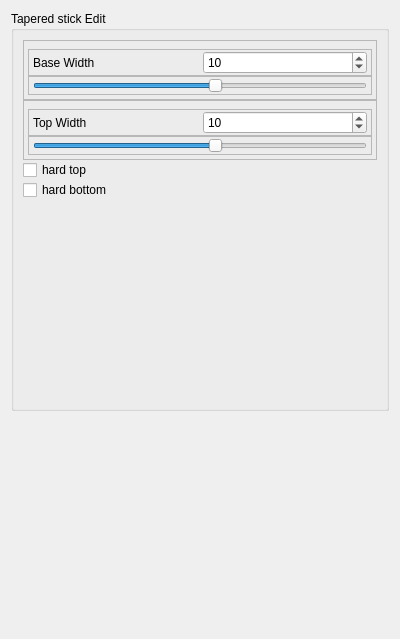
<?xml version="1.0" encoding="UTF-8"?>
<ui version="4.0">
 <class>AdvancedTaperWidget</class>
 <widget class="QWidget" name="AdvancedTaperWidget">
  <property name="geometry">
   <rect>
    <x>0</x>
    <y>0</y>
    <width>400</width>
    <height>639</height>
   </rect>
  </property>
  <property name="windowTitle">
   <string>Form</string>
  </property>
  <property name="toolTip">
   <string>&lt;html&gt;&lt;head/&gt;&lt;body&gt;&lt;p&gt;Taper the beginning and the end of your sticks, choose its aspect&lt;/p&gt;&lt;/body&gt;&lt;/html&gt;</string>
  </property>
  <layout class="QVBoxLayout" name="verticalLayout">
   <item>
    <widget class="QGroupBox" name="groupBox_5">
     <property name="sizePolicy">
      <sizepolicy hsizetype="Preferred" vsizetype="Preferred">
       <horstretch>0</horstretch>
       <verstretch>0</verstretch>
      </sizepolicy>
     </property>
     <property name="minimumSize">
      <size>
       <width>100</width>
       <height>400</height>
      </size>
     </property>
     <property name="maximumSize">
      <size>
       <width>16777215</width>
       <height>400</height>
      </size>
     </property>
     <property name="title">
      <string>Tapered stick Edit</string>
     </property>
     <layout class="QVBoxLayout" name="verticalLayout_2">
      <item>
       <layout class="QVBoxLayout" name="verticalLayout_19">
        <property name="spacing">
         <number>0</number>
        </property>
        <property name="sizeConstraint">
         <enum>QLayout::SetNoConstraint</enum>
        </property>
        <property name="rightMargin">
         <number>0</number>
        </property>
        <item>
         <widget class="QFrame" name="frame_2">
          <property name="maximumSize">
           <size>
            <width>16777215</width>
            <height>80</height>
           </size>
          </property>
          <property name="frameShape">
           <enum>QFrame::StyledPanel</enum>
          </property>
          <property name="frameShadow">
           <enum>QFrame::Raised</enum>
          </property>
          <layout class="QVBoxLayout" name="verticalLayout_9">
           <property name="spacing">
            <number>0</number>
           </property>
           <property name="leftMargin">
            <number>4</number>
           </property>
           <property name="topMargin">
            <number>8</number>
           </property>
           <property name="rightMargin">
            <number>4</number>
           </property>
           <property name="bottomMargin">
            <number>4</number>
           </property>
           <item>
            <widget class="QFrame" name="frame_12">
             <property name="minimumSize">
              <size>
               <width>0</width>
               <height>0</height>
              </size>
             </property>
             <property name="maximumSize">
              <size>
               <width>16777215</width>
               <height>30</height>
              </size>
             </property>
             <property name="frameShape">
              <enum>QFrame::StyledPanel</enum>
             </property>
             <property name="frameShadow">
              <enum>QFrame::Raised</enum>
             </property>
             <layout class="QHBoxLayout" name="horizontalLayout_14">
              <property name="leftMargin">
               <number>4</number>
              </property>
              <property name="topMargin">
               <number>1</number>
              </property>
              <property name="rightMargin">
               <number>4</number>
              </property>
              <property name="bottomMargin">
               <number>1</number>
              </property>
              <item>
               <widget class="QLabel" name="label_13">
                <property name="text">
                 <string>Base Width</string>
                </property>
               </widget>
              </item>
              <item>
               <widget class="QSpinBox" name="taperWidthSpinbox">
                <property name="minimum">
                 <number>-100</number>
                </property>
                <property name="maximum">
                 <number>100</number>
                </property>
                <property name="value">
                 <number>10</number>
                </property>
               </widget>
              </item>
             </layout>
            </widget>
           </item>
           <item>
            <widget class="QFrame" name="frame_11">
             <property name="minimumSize">
              <size>
               <width>0</width>
               <height>0</height>
              </size>
             </property>
             <property name="maximumSize">
              <size>
               <width>16777215</width>
               <height>30</height>
              </size>
             </property>
             <property name="frameShape">
              <enum>QFrame::StyledPanel</enum>
             </property>
             <property name="frameShadow">
              <enum>QFrame::Raised</enum>
             </property>
             <layout class="QHBoxLayout" name="horizontalLayout_3">
              <property name="leftMargin">
               <number>4</number>
              </property>
              <property name="topMargin">
               <number>1</number>
              </property>
              <property name="rightMargin">
               <number>4</number>
              </property>
              <property name="bottomMargin">
               <number>1</number>
              </property>
              <item>
               <widget class="QSlider" name="taperWidthSlider">
                <property name="minimum">
                 <number>-100</number>
                </property>
                <property name="maximum">
                 <number>100</number>
                </property>
                <property name="value">
                 <number>10</number>
                </property>
                <property name="orientation">
                 <enum>Qt::Horizontal</enum>
                </property>
               </widget>
              </item>
             </layout>
            </widget>
           </item>
          </layout>
         </widget>
        </item>
        <item>
         <widget class="QFrame" name="frame_3">
          <property name="maximumSize">
           <size>
            <width>16777215</width>
            <height>80</height>
           </size>
          </property>
          <property name="frameShape">
           <enum>QFrame::StyledPanel</enum>
          </property>
          <property name="frameShadow">
           <enum>QFrame::Raised</enum>
          </property>
          <layout class="QVBoxLayout" name="verticalLayout_10">
           <property name="spacing">
            <number>0</number>
           </property>
           <property name="leftMargin">
            <number>4</number>
           </property>
           <property name="topMargin">
            <number>8</number>
           </property>
           <property name="rightMargin">
            <number>4</number>
           </property>
           <property name="bottomMargin">
            <number>4</number>
           </property>
           <item>
            <widget class="QFrame" name="frame_13">
             <property name="minimumSize">
              <size>
               <width>0</width>
               <height>0</height>
              </size>
             </property>
             <property name="maximumSize">
              <size>
               <width>16777215</width>
               <height>30</height>
              </size>
             </property>
             <property name="frameShape">
              <enum>QFrame::StyledPanel</enum>
             </property>
             <property name="frameShadow">
              <enum>QFrame::Raised</enum>
             </property>
             <layout class="QHBoxLayout" name="horizontalLayout_15">
              <property name="leftMargin">
               <number>4</number>
              </property>
              <property name="topMargin">
               <number>1</number>
              </property>
              <property name="rightMargin">
               <number>4</number>
              </property>
              <property name="bottomMargin">
               <number>1</number>
              </property>
              <item>
               <widget class="QLabel" name="label_14">
                <property name="text">
                 <string>Top Width</string>
                </property>
               </widget>
              </item>
              <item>
               <widget class="QSpinBox" name="taperHeightSpinbox">
                <property name="minimum">
                 <number>-100</number>
                </property>
                <property name="maximum">
                 <number>100</number>
                </property>
                <property name="value">
                 <number>10</number>
                </property>
               </widget>
              </item>
             </layout>
            </widget>
           </item>
           <item>
            <widget class="QFrame" name="frame_14">
             <property name="minimumSize">
              <size>
               <width>0</width>
               <height>0</height>
              </size>
             </property>
             <property name="maximumSize">
              <size>
               <width>16777215</width>
               <height>30</height>
              </size>
             </property>
             <property name="frameShape">
              <enum>QFrame::StyledPanel</enum>
             </property>
             <property name="frameShadow">
              <enum>QFrame::Raised</enum>
             </property>
             <layout class="QHBoxLayout" name="horizontalLayout_4">
              <property name="leftMargin">
               <number>4</number>
              </property>
              <property name="topMargin">
               <number>1</number>
              </property>
              <property name="rightMargin">
               <number>4</number>
              </property>
              <property name="bottomMargin">
               <number>1</number>
              </property>
              <item>
               <widget class="QSlider" name="taperHeightSlider">
                <property name="minimum">
                 <number>-100</number>
                </property>
                <property name="maximum">
                 <number>100</number>
                </property>
                <property name="value">
                 <number>10</number>
                </property>
                <property name="orientation">
                 <enum>Qt::Horizontal</enum>
                </property>
               </widget>
              </item>
             </layout>
            </widget>
           </item>
          </layout>
         </widget>
        </item>
        <item>
         <widget class="QCheckBox" name="hardTopTaperCheck">
          <property name="text">
           <string>hard top</string>
          </property>
         </widget>
        </item>
        <item>
         <widget class="QCheckBox" name="hardBottomTaperCheck">
          <property name="text">
           <string>hard bottom</string>
          </property>
         </widget>
        </item>
        <item>
         <spacer name="verticalSpacer_2">
          <property name="orientation">
           <enum>Qt::Vertical</enum>
          </property>
          <property name="sizeHint" stdset="0">
           <size>
            <width>20</width>
            <height>40</height>
           </size>
          </property>
         </spacer>
        </item>
       </layout>
      </item>
     </layout>
    </widget>
   </item>
   <item>
    <spacer name="verticalSpacer">
     <property name="orientation">
      <enum>Qt::Vertical</enum>
     </property>
     <property name="sizeHint" stdset="0">
      <size>
       <width>20</width>
       <height>40</height>
      </size>
     </property>
    </spacer>
   </item>
  </layout>
 </widget>
 <resources/>
 <connections/>
</ui>
